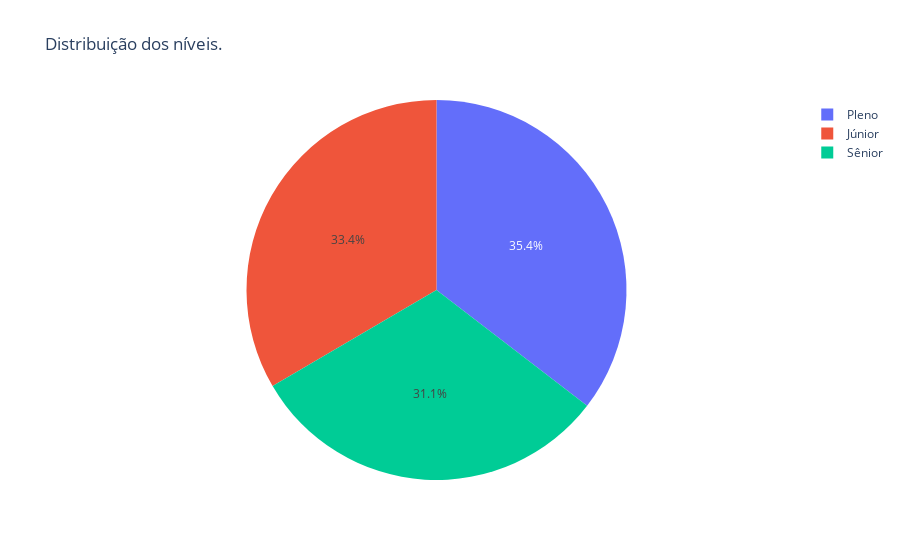

Notebook source saved alongside this figure:
### Code cell
tmp = df_2.groupby(["('P2_g ', 'Nivel')"])["('P2_g ', 'Nivel')"].count().reset_index(name='count')

fig = px.pie(tmp, values='count', names="('P2_g ', 'Nivel')", title='Distribuição dos níveis.')
fig.show()

### Figure 1 — Plotly figure (JSON) as saved in the notebook; plotly's stock layout.template omitted (floating-point values rounded to 4 significant figures)
{"data": [{"domain": {"x": [0, 1], "y": [0, 1]}, "hovertemplate": "('P2_g ', 'Nivel')=%{label}<br>count=%{value}<extra></extra>", "labels": ["Júnior", "Pleno", "Sênior"], "legendgroup": "", "name": "", "showlegend": true, "type": "pie", "values": [621, 658, 578]}], "layout": {"legend": {"tracegroupgap": 0}, "title": {"text": "Distribuição dos níveis."}}}
